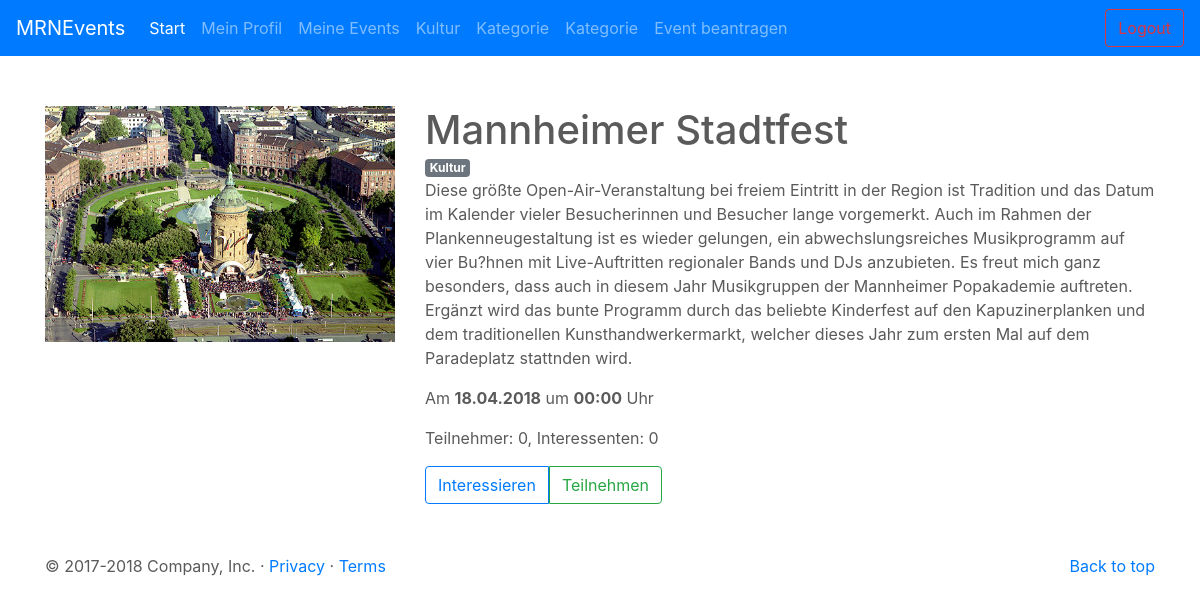
The app's page /detailview.php?id=2 with its own data.
### tables this page shows
CREATE TABLE `events_test` (
  `id` int(11) NOT NULL,
  `titel` varchar(255) DEFAULT NULL,
  `text` longtext,
  `bild` varchar(255) DEFAULT NULL,
  `zusagen` int(11) DEFAULT NULL,
  `datum` datetime NOT NULL,
  `kategorie` varchar(16) NOT NULL,
  `veranstalter` int(11) NOT NULL,
  `public` tinyint(1) DEFAULT '0'
);

### detailview.php (the view, shortened to what this page needs)
<?php
require_once('connect.php');
$event_id = $_GET['id'];
$sql = 'SELECT count(*) FROM teilnahmen WHERE eventid = ?;';
$stmt = $connection->prepare($sql);
$stmt->bind_param('i', $event_id);
$stmt->execute();
$result = $stmt->get_result();
$teilnehmerzahl = $result->fetch_array();
$teilnehmerzahl = $teilnehmerzahl[0];
$sql = 'SELECT count(*) FROM interessen WHERE eventid = ?;';
$stmt = $connection->prepare($sql);
$stmt->bind_param('i', $event_id);
$stmt->execute();
$result = $stmt->get_result();
$interessentenzahl = $result->fetch_array();
$interessentenzahl = $interessentenzahl[0];
$sql = 'SELECT count(*) FROM teilnahmen WHERE eventid = ? AND userid = ?;';
$stmt = $connection->prepare($sql);
$stmt->bind_param('ii', $event_id, $_SESSION['userid']);
$stmt->execute();
$result = $stmt->get_result();
$teilnahme = $result->fetch_array();
$teilnahme = $teilnahme[0];
if ($teilnahme == 0) {
    $teilnahme = false;
} else {
    $teilnahme = true;
}
$sql = 'SELECT count(*) FROM interessen WHERE eventid = ? AND userid = ?;';
$stmt = $connection->prepare($sql);
$stmt->bind_param('ii', $event_id, $_SESSION['userid']);
$stmt->execute();
$result = $stmt->get_result();
$interesse = $result->fetch_array();
$interesse = $interesse[0];
if ($interesse == 0) {
    $interesse = false;
} else {
    $interesse = true;
}
$sql = 'SELECT * FROM events_test WHERE id = ? LIMIT 1';
$stmt = $connection->prepare($sql);
$stmt->bind_param('s', $event_id);
$stmt->execute();
$result = $stmt->get_result();
$event = $result->fetch_array(MYSQLI_ASSOC);
?>
<!DOCTYPE html>
<html lang="en">
<head>
    <link rel="stylesheet" href="https://maxcdn.bootstrapcdn.com/bootstrap/4.0.0/css/bootstrap.min.css"
>
    <link rel="stylesheet" type="text/css" media="all" href="style.css"/>
    <link href="carousel.css" rel="stylesheet">
    <link href="offcanvas.css" rel="stylesheet">
</head>
<body>
<header>
    <?php include 'navbar.php'; ?>
</header>
<div class="container">
    <div class="row">
        <div class="col-md-4">
            <img src="uploads/<?php echo $event['bild']; ?>" class="img-fluid"/>
        </div>
        <div class="col-md-8">
            <h1><?php echo $event['titel']; ?></h1>
            <span class="badge badge-secondary"><?php echo $event['kategorie']; ?></span>
            <p><?php echo $event['text']; ?></p>
            <p>Am <b><?php echo date('d.m.Y', strtotime($event['datum'])); ?></b> um
                <b><?php echo date('H:i', strtotime($event['datum'])); ?></b> Uhr</p>
            <p>Teilnehmer: <?php echo $teilnehmerzahl; ?>, Interessenten: <?php echo $interessentenzahl; ?></p>
            <div class="btn-group">
                <?php if ($interesse) { ?>
                    <a href="interaktion.php?aktion=nichtinteressieren&eventid=<?php echo $event_id; ?>" class="btn btn-md btn-outline-secondary">Nicht mehr interessiert</a>
                <?php } else { ?>
                    <a href="interaktion.php?aktion=interessieren&eventid=<?php echo $event_id; ?>" class="btn btn-md btn-outline-primary">Interessieren</a>
                <?php } ?>
                <?php if ($teilnahme) { ?>
                    <a href="interaktion.php?aktion=nichtteilnehmen&eventid=<?php echo $event_id; ?>"
                       class="btn btn-md btn-outline-danger btn-teilnehmen"
                       id="nichtteilnehmen-button">Nicht
                        teilnehmen</a>
                    <?php
                } else {
                    ?>
                    <a href="interaktion.php?aktion=teilnehmen&eventid=<?php echo $event_id; ?>"
                       class="btn btn-md btn-outline-success btn-teilnehmen"
                       id="teilnehmen-button">Teilnehmen</a>
                    <?php
                }
                ?>
            </div>
        </div>
    </div>
</div>
<footer class="container">
    <p class="float-right"><a href="#">Back to top</a></p>
    <p>&copy; 2017-2018 Company, Inc. &middot; <a href="#">Privacy</a> &middot; <a href="#">Terms</a></p>
</footer>
</body>
</html>

### navbar.php (shortened to what this page needs)
<nav class="navbar navbar-expand-md fixed-top navbar-dark bg-primary">
  <a class="navbar-brand" href="home.php">MRNEvents</a>
  <div class="collapse navbar-collapse" id="navbarsExampleDefault">
    <ul class="navbar-nav mr-auto">
      <li class="nav-item active">
        <a class="nav-link" href="home.php">Start <span class="sr-only">(current)</span></a>
      </li>
      <li class="nav-item">
        <a class="nav-link" href="home.php">Mein Profil</a>
      </li>
      <li class="nav-item">
          <a class="nav-link" href="?kategorie=Party">Meine Events</a>
      </li>
      <li class="nav-item">
        <a class="nav-link" href="?kategorie=Kultur">Kultur</a>
      </li>
      <li class="nav-item">
        <a class="nav-link" href="#">Kategorie</a>
      </li>
      <li class="nav-item">
        <a class="nav-link" href="#">Kategorie</a>
      </li>
	  <li class="nav-item">
        <a class="nav-link" href="eventbeantragen.php">Event beantragen</a>
      </li>
    </ul>
    <div class="btn-toolbar form-inline my-2 my-lg-0" id="sidebar">
      <div class="list-group">
        <a href="../MRNEvents/logout.php" class="btn btn-outline-danger my-2 my-sm-0">Logout</a>
      </div>
    </div>
  </div>
</nav>

### style.css (style rules this page uses)
html, body { overflow-x: hidden; }
body { padding-top: 56px; }

### carousel.css (style rules this page uses)
body { padding-top: 3rem; padding-bottom: 3rem; color: #5a5a5a; }

### offcanvas.css (style rules this page uses)
html, body { overflow-x: hidden; }
body { padding-top: 56px; }

### detailview.php (style rules this page uses)
.container { margin-top: 50px; }
h1 { margin-bottom: 0px; }

### records on screen
events_test: bild (picture), titel "Mannheimer Stadtfest", kategorie "Kultur", text "Diese größte Open-Air-Veranstaltung bei freiem Eintritt in der Region ist Tradition und das Datum im Kalender vieler Besucherinnen und Besucher lange vorgemerkt. Auch im Rahmen der Plankenneugestaltung ist es wieder gelungen, ein abwechslungsreiches Musikprogramm auf vier Bu?hnen mit Live-Auftritten regionaler Bands und DJs anzubieten. Es freut mich ganz besonders, dass auch in diesem Jahr Musikgruppen der Mannheimer Popakademie auftreten. Ergänzt wird das bunte Programm durch das beliebte Kinderfest auf den Kapuzinerplanken und dem traditionellen Kunsthandwerkermarkt, welcher dieses Jahr zum ersten Mal auf dem Paradeplatz stattnden wird.", datum "18.04.2018", datum "00:00"

### other values on screen
$teilnehmerzahl "0"
$interessentenzahl "0"
